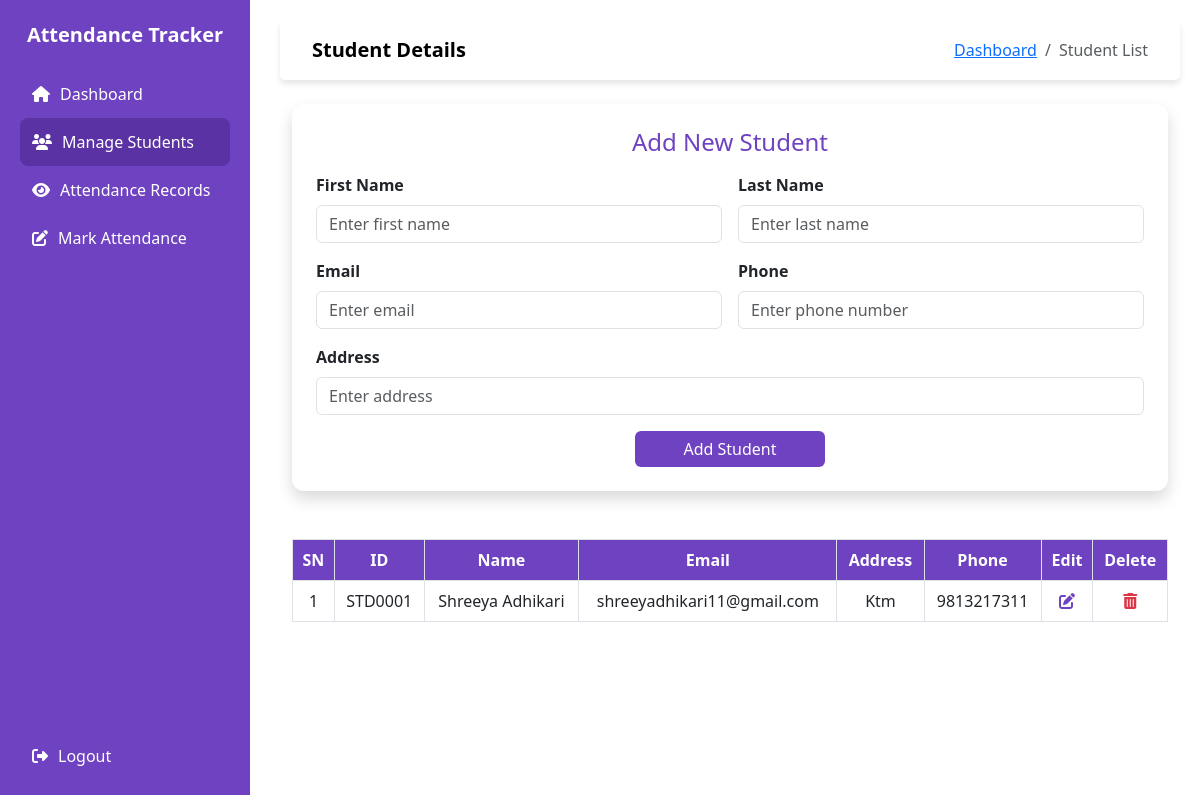
The page /view-student (signed in) on the database as committed earlier.
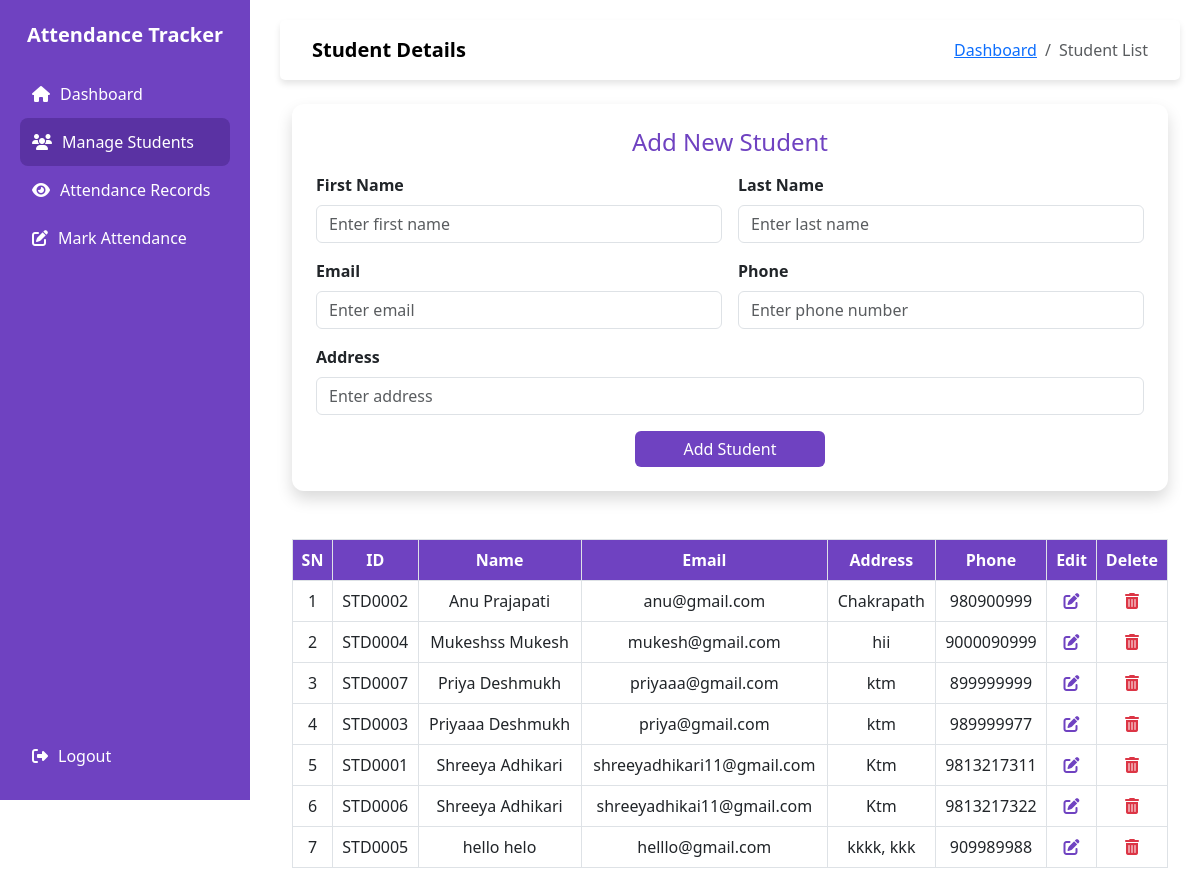
The same page on the database as committed later.
### models.py (models this page shows)
class Student(db.Model):
    id = db.Column(db.Integer, primary_key = True)
    student_id = db.Column(db.String(20), unique=True, nullable=False)  # Custom ID
    first_name = db.Column(db.String(150), nullable=False)
    last_name = db.Column(db.String(150), nullable=False)
    email = db.Column(db.String(100), unique=True, nullable=False)
    address = db.Column(db.Text, nullable=False)
    phone = db.Column(db.String(15), unique=True, nullable=False)

### app.py (the view, shortened to what this page needs)
@app.route('/view-student', methods=["GET", "POST"])
@login_required
def view_student():
    students = Student.query.order_by(Student.first_name.asc()).all()
    return render_template("student/view_student.html", students=students)

### app.py (called while the page is built)
@login_manager.user_loader
def load_admin(admin_id):
    return User.query.get(int(admin_id))

### templates/student/view_student.html (shortened to what this page needs)
{% extends "base.html" %}
{% block nav_title %}Student Details{% endblock %}
{% block content %}
<div class="container mt-4">
    <div class="card p-4 bg-white shadow">
        <h4 class="text-center text-primary mb-3">Add New Student</h4>
        <form method="POST">
            <div class="row g-3">
                <div class="col-md-6">
                    <label class="form-label fw-semibold">First Name</label>
                    <input type="text" name="first_name" class="form-control" required placeholder="Enter first name">
                </div>
                <div class="col-md-6">
                    <label class="form-label fw-semibold">Last Name</label>
                    <input type="text" name="last_name" class="form-control" required placeholder="Enter last name">
                </div>
                <div class="col-md-6">
                    <label class="form-label fw-semibold">Email</label>
                    <input type="email" name="email" class="form-control" required placeholder="Enter email">
                </div>
                <div class="col-md-6">
                    <label class="form-label fw-semibold">Phone</label>
                    <input type="text" name="phone" class="form-control" required placeholder="Enter phone number">
                </div>
                <div class="col-md-12">
                    <label class="form-label fw-semibold">Address</label>
                    <input type="text" name="address" class="form-control" required placeholder="Enter address">
                </div>
                <div class="col-12 d-flex justify-content-center mt-3">
                    <button type="submit" class="btn btn-primary px-5">Add Student</button>
                </div>
            </div>
        </form>
    </div>
    <div class="mt-5">
        <table class="table table-bordered table-hover">
            <thead>
                <tr>
                    <th>SN</th>
                    <th>ID</th>
                    <th>Name</th>
                    <th>Email</th>
                    <th>Address</th>
                    <th>Phone</th>
                    <th>Edit</th>
                    <th>Delete</th>
                </tr>
            </thead>
            <tbody>
                {% for student in students %}
                <tr>
                    <td>{{ loop.index }}</td>
                    <td>{{ student.student_id }}</td>
                    <td>{{ student.first_name }} {{ student.last_name }}</td>
                    <td>{{ student.email }}</td>
                    <td>{{ student.address }}</td>
                    <td>{{ student.phone }}</td>
                    <td>
                        <a  href = "/update/{{student.id}}" class="icon-btn" >
                            <i class="fas fa-edit"></i>
                        </a>
                    </td>
                    <td>
                        <a href = "/delete/{{student.id}}" class="icon-btn text-danger" onclick = "return ConfirmDelete()">
                            <i class="fas fa-trash-alt"></i>
                        </a>
                    </td>
                </tr>
                {% endfor %}
            </tbody>
        </table>
    </div>
</div>
{% endblock %}

Rows that differ between the two databases and show on the page:
added Student: student_id "STD0002", first_name "Anu", last_name "Prajapati", email "anu@gmail.com", address "Chakrapath", phone "980900999"
added Student: student_id "STD0004", first_name "Mukeshss", last_name "Mukesh", email "mukesh@gmail.com", address "hii", phone "9000090999"
added Student: student_id "STD0007", first_name "Priya", last_name "Deshmukh", email "priyaaa@gmail.com", address "ktm", phone "899999999"
added Student: student_id "STD0003", first_name "Priyaaa", last_name "Deshmukh", email "priya@gmail.com", address "ktm", phone "989999977"
added Student: student_id "STD0006", first_name "Shreeya", last_name "Adhikari", email "shreeyadhikai11@gmail.com", address "Ktm", phone "9813217322"
added Student: student_id "STD0005", first_name "hello", last_name "helo", email "helllo@gmail.com", address "kkkk, kkk", phone "909989988"
